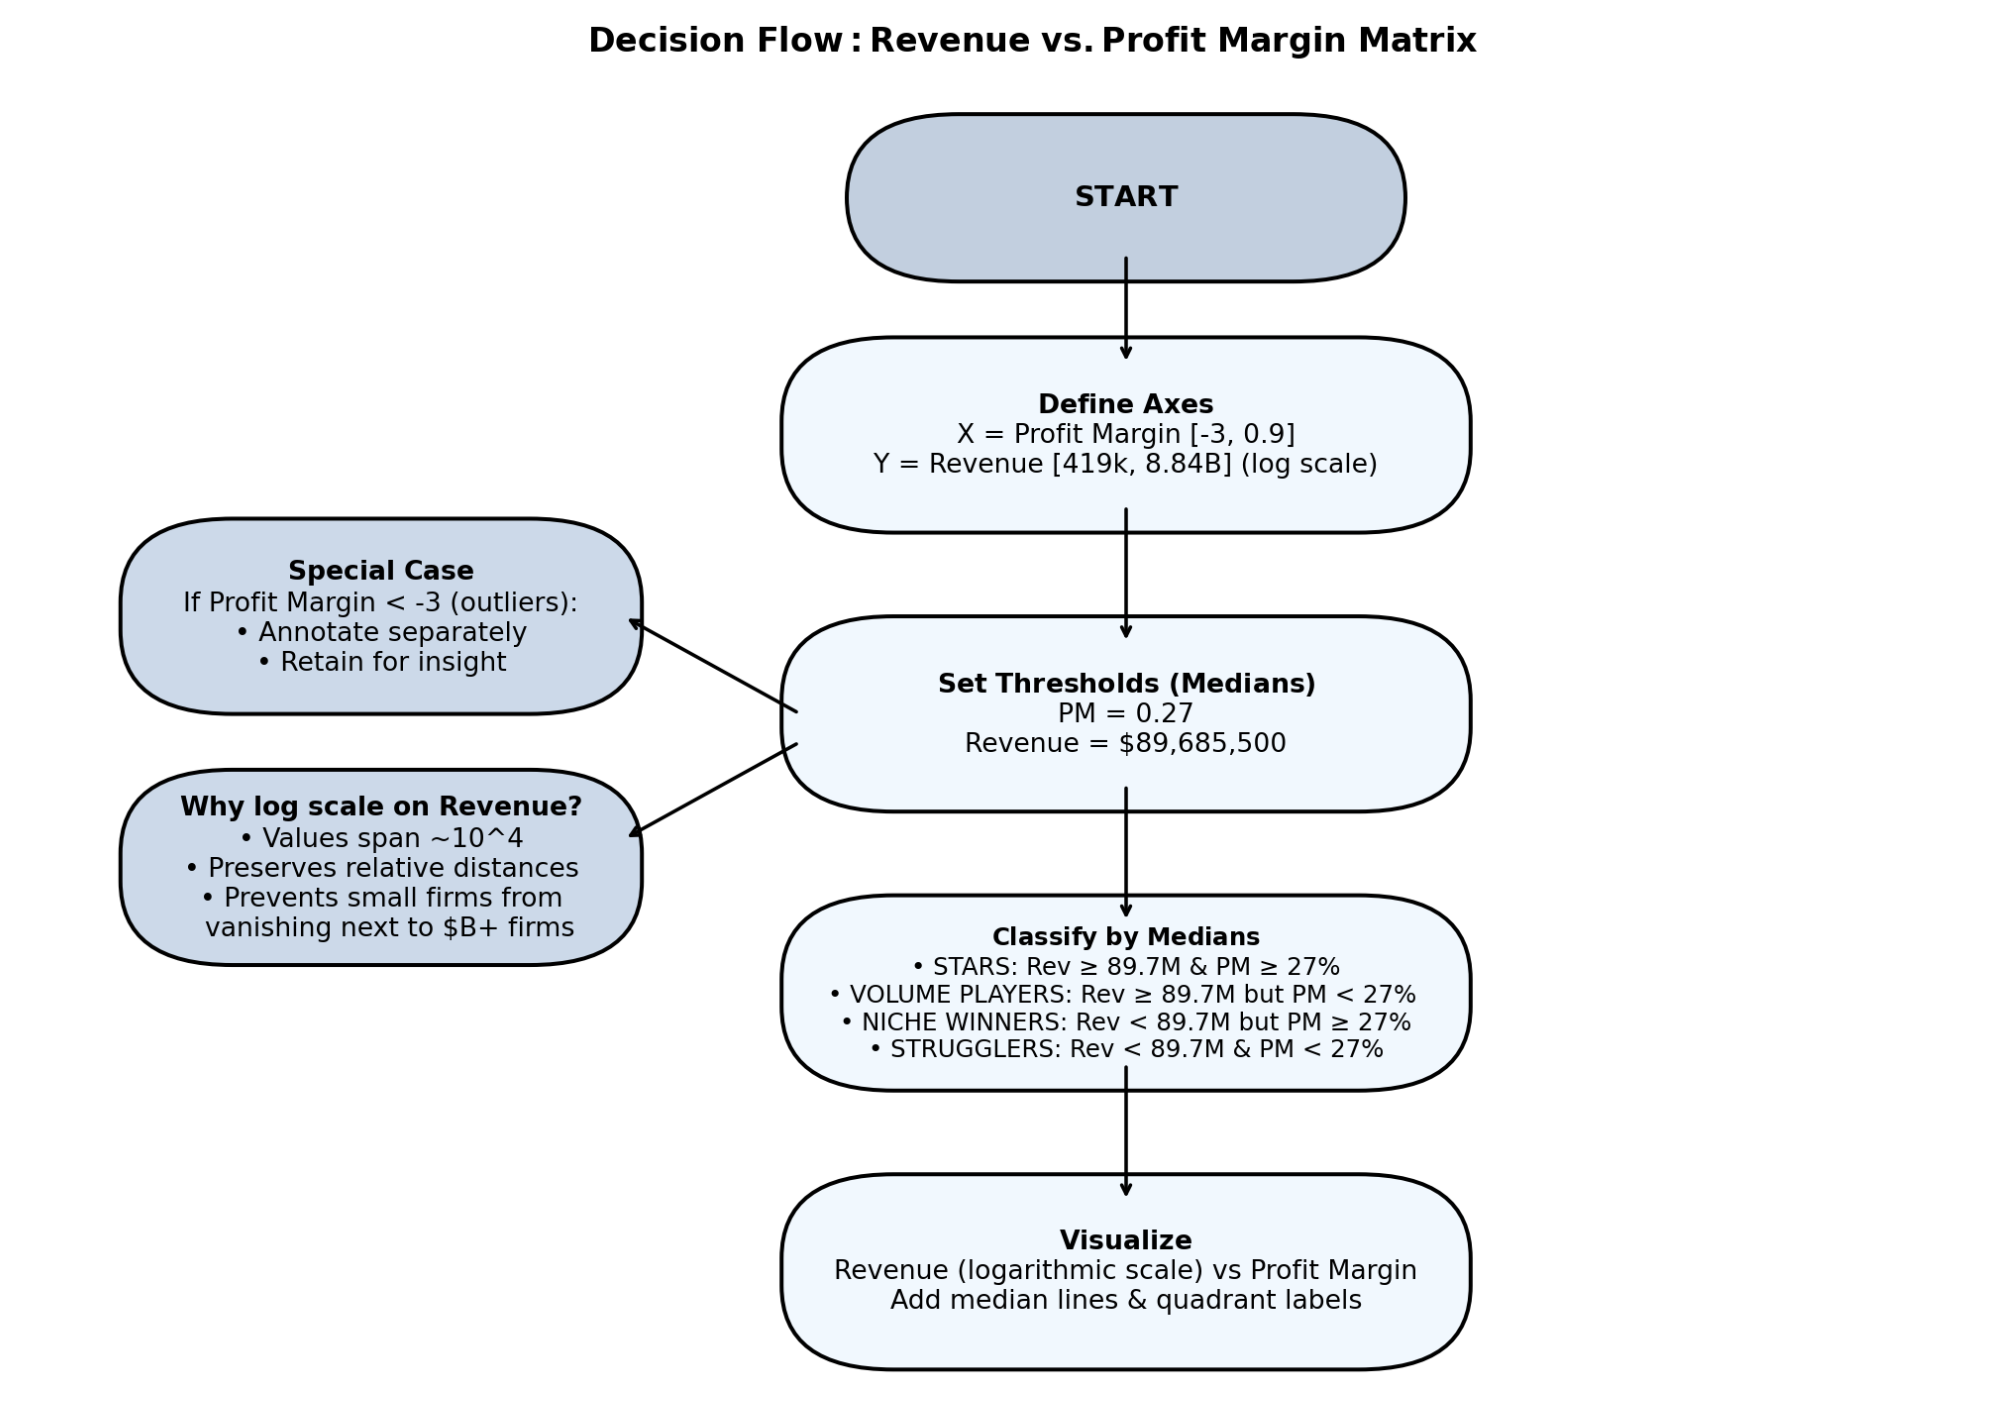

Reproduce this figure in Python.
#!/usr/bin/env python
# coding: utf-8

# DECISION FLOW FOR REVENUE VS. PROFIT MARGIN ANALYSIS

import matplotlib.pyplot as plt
from matplotlib.patches import FancyBboxPatch

# Add a decision (process) box
def add_box(ax, center_xy, text, w=0.36, h=0.10, fontsize=12, fc=None):
    cx, cy = center_xy
    x, y = cx - w/2, cy - h/2
    
    # Draw box
    box = FancyBboxPatch(
        (x, y), w, h,
        boxstyle="round,pad=0.02,rounding_size=0.06",
        transform=ax.transAxes,
        facecolor=fc, linewidth=1.8
    )
    ax.add_patch(box)
    
    # Add text
    ax.text(cx, cy, text, ha="center", va="center",
            fontsize=fontsize, transform=ax.transAxes)
    
    # Anchors for arrows
    return dict(center=(cx, cy), top=(cx, cy + h/2), bottom=(cx, cy - h/2),
                left=(cx - w/2, cy), right=(cx + w/2, cy))

# Draw an arrow between two points
def arrow(ax, start, end, rad=0.0):
    ax.annotate("",
        xy=end, xytext=start,
        xycoords=ax.transAxes, textcoords=ax.transAxes,
        arrowprops=dict(arrowstyle="->", lw=1.6,
                        connectionstyle=f"arc3,rad={rad}"),
        clip_on=False
    )

# Set up figure
fig, ax = plt.subplots(figsize=(12.5, 10), dpi=160)
ax.axis("off")

# Main Column 
start = add_box(ax, (0.55, 0.92),
                r"$\bf{START}$",
                w=0.26, h=0.08, fontsize=13, fc="#BFD0E1")

axesbx = add_box(ax, (0.55, 0.75),
                 r"$\bf{Define\ Axes}$" + "\nX = Profit Margin [-3, 0.9]\nY = Revenue [419k, 8.84B] (log scale)",
                 w=0.33, h=0.10, fc="#F0F8FF")

thr = add_box(ax, (0.55, 0.55),
              r"$\bf{Set\ Thresholds\ (Medians)}$" + "\nPM = 0.27\nRevenue = \$89,685,500",
              w=0.33, h=0.10, fc="#F0F8FF")

cls = add_box(ax, (0.55, 0.35),
              r"$\bf{Classify\ by\ Medians}$" + "\n"
              "• STARS: Rev ≥ 89.7M & PM ≥ 27%\n"
              "• VOLUME PLAYERS: Rev ≥ 89.7M but PM < 27% \n"
              "• NICHE WINNERS: Rev < 89.7M but PM ≥ 27%\n"
              "• STRUGGLERS: Rev < 89.7M & PM < 27%",
              w=0.33, h=0.10, fontsize=11, fc="#F0F8FF")

viz = add_box(ax, (0.55, 0.15),
              r"$\bf{Visualize}$" + "\n"
              "Revenue (logarithmic scale) vs Profit Margin\n"
              "Add median lines & quadrant labels",
              w=0.33, h=0.10, fc="#F0F8FF")

# Side Notes ("Special Case" and "Why log scale on Revenue")
outlier = add_box(ax, (0.15, 0.62),
                  r"$\bf{Special\ Case}$" + "\n"
                  "If Profit Margin < -3 (outliers):\n"
                  "• Annotate separately\n"
                  "• Retain for insight",
                  w=0.24, h=0.10, fc="#C9DAEB")

whylog = add_box(ax, (0.15, 0.44),
                 r"$\bf{Why\ log\ scale\ on\ Revenue?}$" + "\n"
                 "• Values span ~10^4\n"
                 "• Preserves relative distances\n"
                 "• Prevents small firms from\n"
                 "  vanishing next to \$B+ firms",
                 w=0.24, h=0.10, fc="#C9DAEB")

# Arrows
arrow(ax, start["bottom"], axesbx["top"])
arrow(ax, axesbx["bottom"], thr["top"], rad=0.0)
arrow(ax, thr["bottom"], cls["top"], rad=0.0)
arrow(ax, cls["bottom"], viz["top"], rad=0.0)

# Side branches
arrow(ax, (thr["left"][0]-0.01, thr["left"][1]),
      (outlier["right"][0]+0.01, outlier["right"][1]), rad=0.00)

arrow(ax, (thr["left"][0]-0.01, thr["left"][1]-0.02),
      (whylog["right"][0]+0.01,  whylog["right"][1]+0.02), rad=0.00)

# Title, layout, and margins
ax.set_title(r"$\bf{Decision\ Flow: Revenue\ vs. Profit\ Margin\ Matrix}$", pad=16, fontsize=15)

# roomy margins so nothing clips
plt.subplots_adjust(left=0.04, right=0.98, top=0.93, bottom=0.05)

plt.show()
